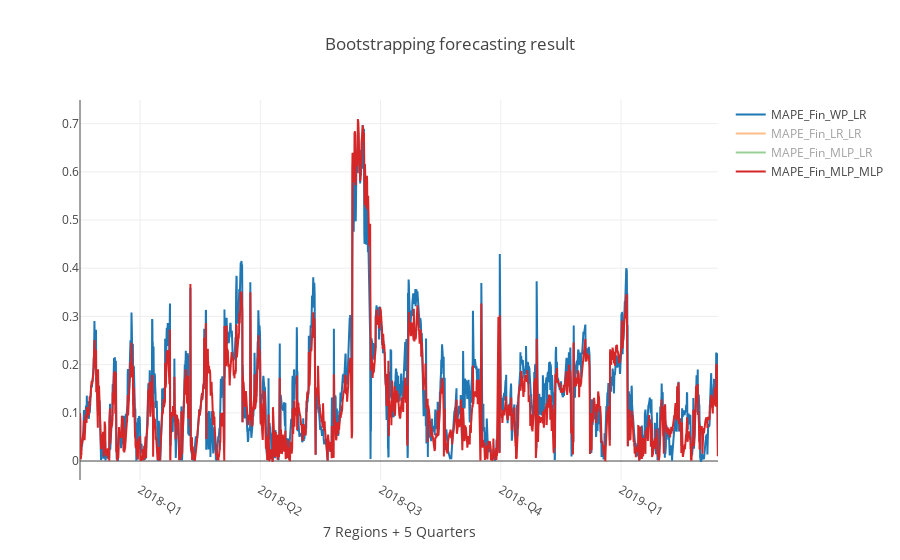

Notebook code for this chart:
### Markdown cell above
### Or we can also plot the forecasting MAPE result

### Code cell
compares = ['MAPE_Fin_WP_LR', 'MAPE_Fin_LR_LR', 'MAPE_Fin_MLP_LR', 'MAPE_Fin_MLP_MLP']

visulization_all(df_fin, compares)

### Figure 1 — Plotly figure (JSON) as saved in the notebook; plotly's stock layout.template omitted (floating-point values rounded to 4 significant figures; data arrays with more than 128 entries replaced by an {"elided": "..."} marker saying what was removed)
{"data": [{"name": "MAPE_Fin_WP_LR", "type": "scatter", "uid": "c3867813-2eff-4074-9e89-23f15d8e3208", "x": {"elided": "3185 int values"}, "y": {"elided": "3185 float values"}}, {"name": "MAPE_Fin_LR_LR", "type": "scatter", "uid": "c3afc2d2-93dc-47c2-be35-7ef42bbc8f02", "visible": "legendonly", "x": {"elided": "3185 int values"}, "y": {"elided": "3185 float values"}}, {"name": "MAPE_Fin_MLP_LR", "type": "scatter", "uid": "08b7cfa3-bfbd-4963-aece-3a0c32b6f578", "visible": "legendonly", "x": {"elided": "3185 int values"}, "y": {"elided": "3185 float values"}}, {"name": "MAPE_Fin_MLP_MLP", "type": "scatter", "uid": "357b9d5f-42f1-4036-b8a6-c783b2ae07c5", "x": {"elided": "3185 int values"}, "y": {"elided": "3185 float values"}}], "layout": {"autosize": true, "title": {"text": "Bootstrapping forecasting result"}, "xaxis": {"autorange": true, "range": [0, 3184], "showticklabels": true, "tickangle": 30, "ticktext": ["2018-Q1", "2018-Q2", "2018-Q3", "2018-Q4", "2019-Q1"], "tickvals": [300, 900, 1500, 2100, 2700], "title": {"text": "7 Regions + 5 Quarters"}, "type": "linear"}, "yaxis": {"autorange": true, "range": [-0.03936, 0.749], "type": "linear"}, "yaxis2": {"overlaying": "y", "showgrid": false, "showticklabels": true, "side": "right"}}}
